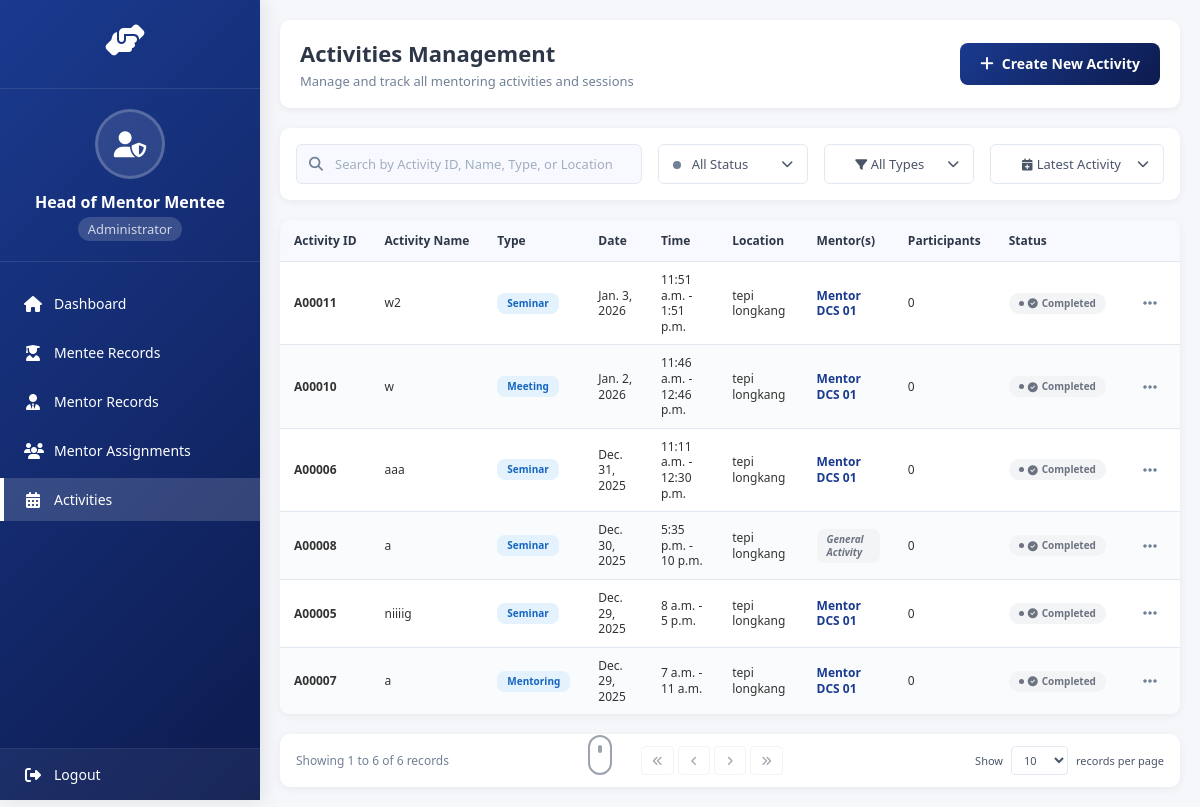
Before: /mmms/head/activities/ (signed in) with the older database file.
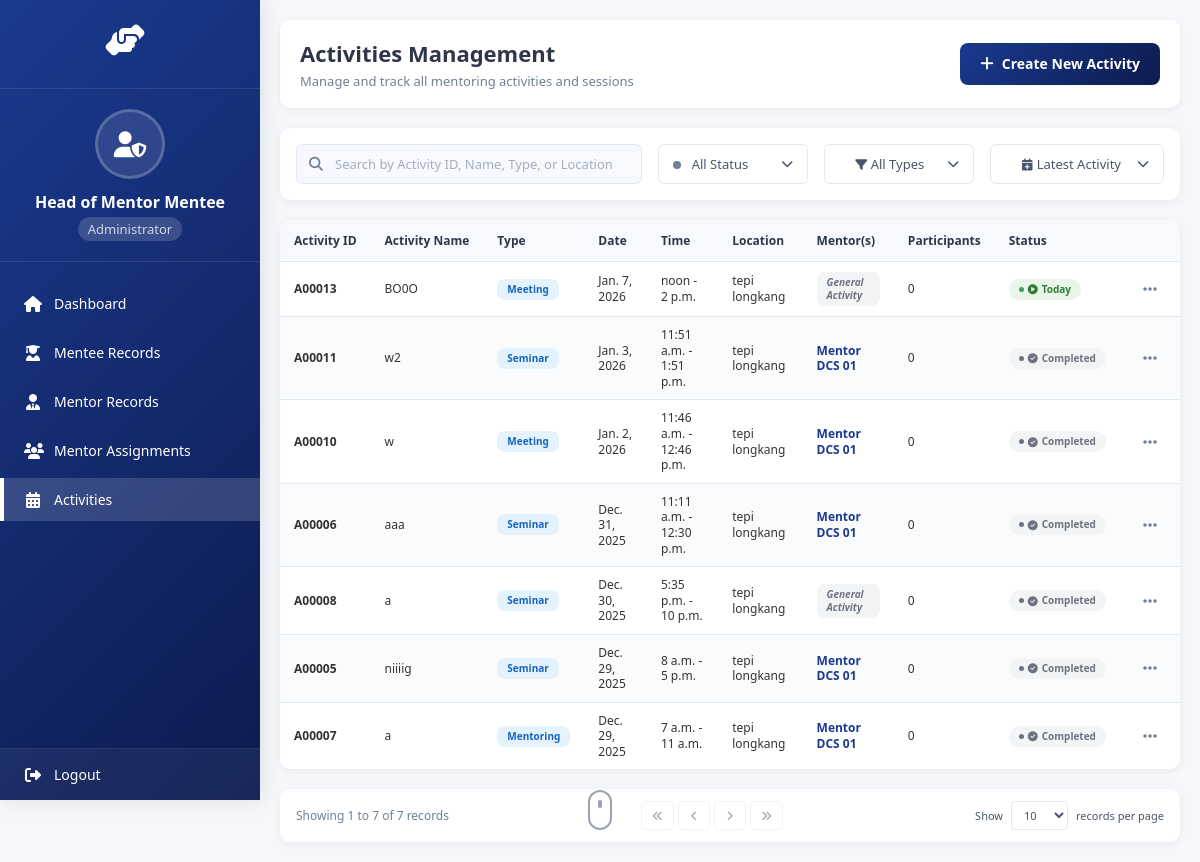
After: the same page with the newer database file.
### system/models.py (models this page shows, shortened)
class Activity(models.Model):
    ACTIVITY_TYPES = (
        ('mentoring', 'Mentoring Session'),
        ('workshop', 'Workshop'),
        ('seminar', 'Seminar'),
        ('meeting', 'Meeting'),
        ('other', 'Other'),
    )
    ActivityID = models.CharField(max_length=20, primary_key=True)
    ActivityName = models.CharField(max_length=200)
    ActivityType = models.CharField(max_length=20, choices=ACTIVITY_TYPES)
    Description = models.TextField(blank=True)
    Date = models.DateField()
    StartTime = models.TimeField()
    EndTime = models.TimeField()
    Location = models.CharField(max_length=200)
    CreatedBy = models.ForeignKey(settings.AUTH_USER_MODEL, on_delete=models.CASCADE)
    CreatedAt = models.DateTimeField(auto_now_add=True)
    IsMentoringSession = models.BooleanField(default=False)
    PrimaryMentor = models.ForeignKey('Mentor', on_delete=models.CASCADE, null=True, blank=True,
                                     related_name='primary_activities')
    AdditionalMentors = models.ManyToManyField('Mentor', blank=True,
                                              related_name='additional_activities')
    Attendees = models.ManyToManyField(Mentee, through='Attendance')
    @property
    def Mentor(self):
        return self.PrimaryMentor

class Mentor(models.Model):
    user = models.OneToOneField(settings.AUTH_USER_MODEL, on_delete=models.CASCADE)
    profile_picture = models.ImageField(upload_to='mentor_profile_pictures/', null=True, blank=True)
    MentorID = models.CharField(max_length=12, primary_key=True)
    MentorName = models.CharField(max_length=100)
    MentorEmail = models.EmailField()
    MentorPhone = models.CharField(max_length=15)
    MentorIC = models.CharField(max_length=15)
    MentorAddress = models.CharField(max_length=255)
    MentorPostcode = models.CharField(max_length=10)
    MentorCity = models.CharField(max_length=50)
    MentorState = models.CharField(max_length=50)
    MentorRace = models.CharField(max_length=50)
    MentorReligion = models.CharField(max_length=50)
    MentorDepartment = models.CharField(max_length=100)
    MaxMentees = models.IntegerField(default=20)
    CurrentMentees = models.IntegerField(default=0)
    MentorJoinDate = models.DateField()

### system/views.py (the view, shortened to what this page needs)
# urls.py: path('head/activities/', views.mentor_mentee_activities, name='mentor_mentee_activities'),
@login_required
def mentor_mentee_activities(request):
    if request.user.role != 'head':
        messages.error(request, 'Access denied. Head role required.')
        return redirect('homepage')
    activities = Activity.objects.all().order_by('-Date', 'StartTime')
    search_query = request.GET.get('search', '')
    total_activities = activities.count()
    today = timezone.now().date()
    upcoming_activities = activities.filter(Date__gt=today).count()
    ongoing_activities = activities.filter(Date=today).count()
    past_activities = activities.filter(Date__lt=today).count()
    total_participants = 0
    for activity in activities:
        total_participants += activity.attendance_set.count()  # Changed from attendance to attendance_set
    context = {
        'activities': activities,
        'search_query': search_query,
        'total_activities': total_activities,
        'upcoming_activities': upcoming_activities,
        'ongoing_activities': ongoing_activities,
        'past_activities': past_activities,
        'total_participants': total_participants,
        'current_month': timezone.now().strftime('%B %Y'),
    }
    return render(request, 'mentor_mentee_activities.html', context)

### system/templates/mentor_mentee_activities.html (shortened to what this page needs)
<!DOCTYPE html>
<html lang="en">
<head>
    <link rel="stylesheet" href="https://cdnjs.cloudflare.com/ajax/libs/font-awesome/6.4.0/css/all.min.css">
</head>
<body>
    <div class="sidebar">
        <div class="logo-section">
            <div class="logo">
                <i class="fas fa-hands-helping"></i>
            </div>
        </div>
        <div class="user-info">
            <div class="user-avatar">
                <i class="fas fa-user-shield"></i>
            </div>
            <div class="user-name">Head of Mentor Mentee</div>
            <div class="user-role">Administrator</div>
        </div>
        <ul class="nav-menu">
            <li class="nav-item">
                <a href="{% url 'head_homepage' %}" class="nav-link">
                    <i class="fas fa-home"></i>
                    <span class="nav-text">Dashboard</span>
                </a>
            </li>
            <li class="nav-item">
                <a href="{% url 'manage_mentees' %}" class="nav-link">
                    <i class="fas fa-user-graduate"></i>
                    <span class="nav-text">Mentee Records</span>
                </a>
            </li>
            <li class="nav-item">
                <a href="{% url 'manage_mentors' %}" class="nav-link">
                    <i class="fas fa-user-tie"></i>
                    <span class="nav-text">Mentor Records</span>
                </a>
            </li>
            <li class="nav-item">
                <a href="{% url 'mentor_assignments' %}" class="nav-link">
                    <i class="fas fa-users"></i>
                    <span class="nav-text">Mentor Assignments</span>
                </a>
            </li>
            <li class="nav-item">
                <a href="{% url 'mentor_mentee_activities' %}" class="nav-link active">
                    <i class="fas fa-calendar-alt"></i>
                    <span class="nav-text">Activities</span>
                </a>
            </li>
        </ul>
        <div class="sidebar-footer">
            <div class="nav-item logout-item">
                <a href="{% url 'logout' %}" class="logout-link">
                    <i class="fas fa-sign-out-alt"></i>
                    <span class="nav-text">Logout</span>
                </a>
            </div>
        </div>
    </div>
    <div class="main-content">
        <div class="content-header">
            <div>
                <h1>Activities Management</h1>
                <p>Manage and track all mentoring activities and sessions</p>
            </div>
            <div class="profile-section">
                <a href="{% url 'create_activity' %}" class="btn btn-success">
                    <i class="fas fa-plus"></i>
                    Create New Activity
                </a>
            </div>
        </div>
        <div class="controls">
            <div class="search-container">
                <i class="fas fa-search"></i>
                <input type="text" class="search-input" id="searchInput"
                    placeholder="Search by Activity ID, Name, Type, or Location" value="{{ search_query }}"
                    onkeyup="filterActivities()">
            </div>
            <div class="status-filter-dropdown" id="statusFilterDropdown">
                <button class="status-dropdown-toggle" id="statusDropdownToggle" onclick="toggleStatusDropdown(event)">
                    <span id="currentStatusLabel">
                        <span class="status-indicator all"></span>
                        All Status
                    </span>
                    <i class="fas fa-chevron-down"></i>
                </button>
            </div>
            <div class="type-filter-dropdown" id="typeFilterDropdown">
                <button class="type-dropdown-toggle" id="typeDropdownToggle" onclick="toggleTypeDropdown(event)">
                    <span id="currentTypeLabel">
                        <i class="fas fa-filter"></i>
                        All Types
                    </span>
                    <i class="fas fa-chevron-down"></i>
                </button>
            </div>
            <div class="sort-filter-dropdown" id="sortFilterDropdown">
                <button class="sort-dropdown-toggle" id="sortDropdownToggle" onclick="toggleSortDropdown(event)">
                    <span id="currentSortLabel">
                        <i class="fas fa-calendar-plus"></i>
                        Latest Activity
                    </span>
                    <i class="fas fa-chevron-down"></i>
                </button>
            </div>
        </div>
        {% if activities %}
        {% now "Y-m-d" as current_date %}
        <div class="activities-table-container">
            <table class="activities-table" id="activitiesTable">
                <thead>
                    <tr>
                        <th>Activity ID</th>
                        <th>Activity Name</th>
                        <th>Type</th>
                        <th>Date</th>
                        <th>Time</th>
                        <th>Location</th>
                        <th>Mentor(s)</th>
                        <th>Participants</th>
                        <th>Status</th>
                        <th></th>
                    </tr>
                </thead>
                <tbody id="activitiesTableBody">
                    {% for activity in activities %}
                    <tr class="activity-row"
                        data-status="{% if activity.Date|date:'Y-m-d' > current_date %}upcoming{% elif activity.Date|date:'Y-m-d' == current_date %}ongoing{% else %}completed{% endif %}"
                        data-type="{{ activity.ActivityType|lower }}"
                        data-date="{{ activity.Date|date:'Y-m-d' }}"
                        data-time="{{ activity.StartTime|time:'H:i' }}"
                        data-name="{{ activity.ActivityName }}"
                        data-id="{{ activity.ActivityID }}"
                        data-view-url="{% url 'view_activity' activity.ActivityID %}">
                        <td><strong>{{ activity.ActivityID }}</strong></td>
                        <td>{{ activity.ActivityName }}</td>
                        <td>
                            <span class="activity-type-badge">{{ activity.ActivityType|title }}</span>
                        </td>
                        <td>{{ activity.Date }}</td>
                        <td>{{ activity.StartTime }} - {{ activity.EndTime }}</td>
                        <td>{{ activity.Location }}</td>
                        <td>
                            <div class="mentor-display">
                                {% if activity.Mentor %}
                                <div class="primary-mentor">
                                    {{ activity.Mentor.MentorName }}
                                </div>
                                {% else %}
                                <span class="general-activity-badge">General Activity</span>
                                {% endif %}
                            </div>
                        </td>
                        <td>{{ activity.attendance_set.count }}</td>
                        <td>
                            {% if activity.Date|date:"Y-m-d" > current_date %}
                            <span class="status-upcoming">
                                <i class="fas fa-clock"></i>
                                Upcoming
                            </span>
                            {% elif activity.Date|date:"Y-m-d" == current_date %}
                            <span class="status-ongoing">
                                <i class="fas fa-play-circle"></i>
                                Today
                            </span>
                            {% else %}
                            <span class="status-completed">
                                <i class="fas fa-check-circle"></i>
                                Completed
                            </span>
                            {% endif %}
                        </td>
                        <td>
                            <div class="dropdown" id="dropdown-{{ activity.ActivityID }}">
                                <button class="dropdown-toggle" type="button"
                                    onclick="toggleDropdown('{{ activity.ActivityID }}', event)">
                                    <i class="fas fa-ellipsis-h"></i>
                                </button>
                            </div>
                        </td>
                    </tr>
                    {% endfor %}
                </tbody>
            </table>
        </div>
        <div class="pagination-container">
            <div class="pagination-info" id="paginationInfo">
            </div>
            <div class="pagination">
                {% if activities.has_previous %}
                <button class="page-btn" onclick="goToPage(1)">
                    <i class="fas fa-angle-double-left"></i>
                </button>
                <button class="page-btn" onclick="goToPage({{ activities.previous_page_number }})">
                    <i class="fas fa-angle-left"></i>
                </button>
                {% else %}
                <button class="page-btn" disabled>
                    <i class="fas fa-angle-double-left"></i>
                </button>
                <button class="page-btn" disabled>
                    <i class="fas fa-angle-left"></i>
                </button>
                {% endif %}
                {% if activities.has_next %}
                <button class="page-btn" onclick="goToPage({{ activities.next_page_number }})">
                    <i class="fas fa-angle-right"></i>
                </button>
                <button class="page-btn" onclick="goToPage({{ activities.paginator.num_pages }})">
                    <i class="fas fa-angle-double-right"></i>
                </button>
                {% else %}
                <button class="page-btn" disabled>
                    <i class="fas fa-angle-right"></i>
                </button>
                <button class="page-btn" disabled>
                    <i class="fas fa-angle-double-right"></i>
                </button>
                {% endif %}
            </div>
            <div class="records-per-page">
                <span>Show</span>
                <select id="recordsPerPage" onchange="changeRecordsPerPage(this.value)">
                    <option value="10" {% if per_page == 10 %}selected{% endif %}>10</option>
                </select>
                <span>records per page</span>
            </div>
        </div>
        {% endif %}
    </div>
</body>
</html>

Changed rows visible on the page:
added Activity: ActivityID "A00013", ActivityName "BO0O", ActivityType "Meeting", Date "Jan. 7, 2026", StartTime "noon", EndTime "2 p.m.", Location "tepi longkang", shows "General Activity", attendance_set.count "0", shows "Today"
Other visible differences:
text written by a page script: "Showing 1 to 6 of 6 records" → "Showing 1 to 7 of 7 records"
